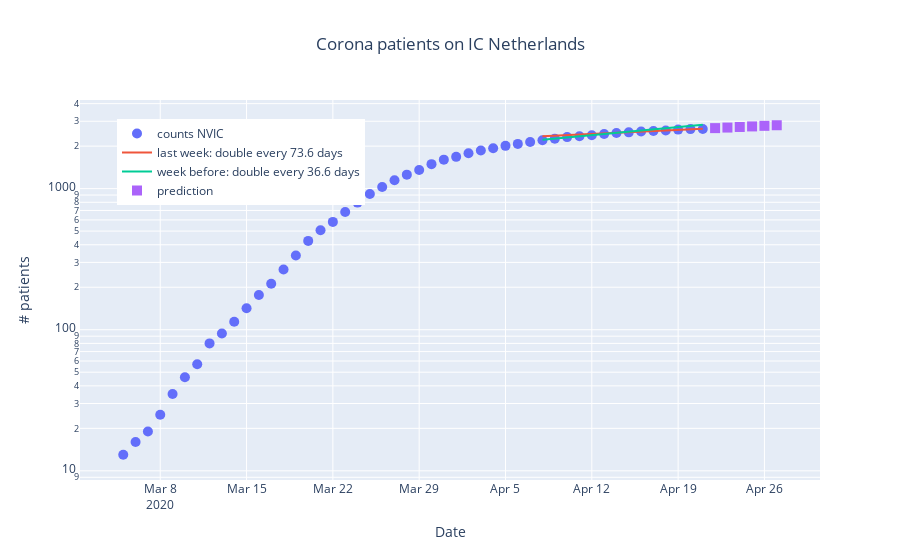
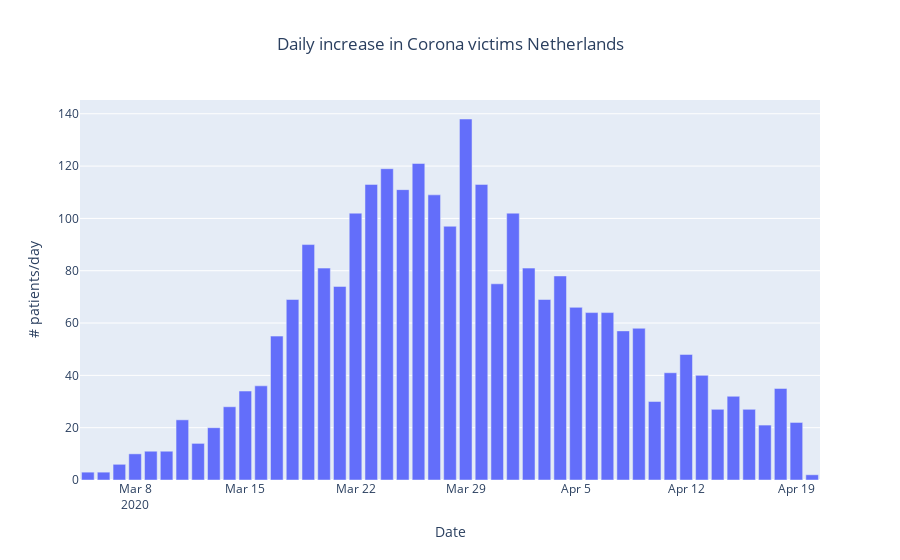

Notebook cell for these charts, in order:
### Code cell
# fit ic opnames
cases="cases"

upload_plots=False
#upload_plots=True

startdatum=pd.Timestamp(2020, 3, 3, 0).to_pydatetime()
ictot=[5,6,8,11,16,20,28,34,55,69,86,114,147,182,235,290,\
       375,449,519,621,728,843,942,1056,1153,1237,1315]


l=len(ictot)
dates=expand_pd_date(startdatum,n=l)
print(dates)

domain="https://stichting-nice.nl/"
cum_died_survive="/covid-19/public/died-and-survivors-cumulative/"
glob="/covid-19/public/global"
new_intake="/covid-19/public/new-intake/"
intake_count="/covid-19/public/intake-count/" 
intake_cum="/covid-19/public/intake-cumulative/"
ic_count="/covid-19/public/ic-count/"
age_distrib="/covid-19/public/age-distribution/"
age_died='/covid-19/public/age-distribution-died/'

def get_url(url):
    uri=domain+url
    #url="https://corona.lmao.ninja/v2/historical"
    headers = {'User-Agent': 'Mozilla/5.0 (Macintosh; Intel Mac OS X 10_11_5) AppleWebKit/537.36 (KHTML, like Gecko) Chrome/50.0.2661.102 Safari/537.36'}
    result = requests.get(uri, headers=headers)
    return result.content

q=get_url(intake_cum)

dd=pd.read_json(q,convert_dates=True)
a=json.loads(q)
#intake=dd[['date','intakeCumulative']]
intake=dd[['date','value']]

#y=intake['intakeCumulative'][7:]
y=intake['value'][7:]
dates=intake['date'][7:]
#print(y)
#print(dates)
from lmfit import Model
def ef(x,L,tau):
    return L*np.power(2,x/tau)

y=np.array(y).astype(float)
print(y)
l=len(y)
x=np.arange(0, l,1, float)
gmodel = Model(ef)
params = gmodel.make_params(L=2000,tau=2)
print('parameter names: {}'.format(gmodel.param_names))
print('independent variables: {}'.format(gmodel.independent_vars))


#==============================
y1=np.array(y[-7:]).astype(float)
l1=len(y1)

y2=np.array(y[-14:-7]).astype(float)
l2=len(y2)
x1=np.arange(0, l1+l2,1, float)

result1 = gmodel.fit(y1, params,x=x1[-7:])
result2 = gmodel.fit(y2, params,x=x1[-14:-7])

print(result1.params)
print(result2.params)

#dates=qq['date']
# Create traces
#     l=len(x)
xdate1=dates[-7:]
xdate1=dates[-14:]
xdate2=dates[-14:-7]
yf1= gmodel.eval(result1.params, x=x1)
yf2= gmodel.eval(result2.params, x=x1)
#x=qq['date']
dt=xdate1.iloc[-1].to_pydatetime()
xdate_extra=expand_date(dt)
l=len(xdate_extra)
x_extra=np.arange(x1[-1]+1, x1[-1]+l,1, float)
y_extra=gmodel.eval(result1.params, x=x_extra).astype(int)

fig = go.Figure()
fig.add_trace(go.Scatter(x=dates, y=y,
                         mode='markers',
                         name='counts NVIC',
                         marker_size=10,
                         marker_symbol='circle'))
fig.add_trace(go.Scatter(x=xdate1, y=yf1,
                         mode='lines',
                         name='last week: double every %.1f days'%result1.params['tau'].value))
fig.add_trace(go.Scatter(x=xdate1, y=yf2,
                         mode='lines',
                         name='week before: double every %.1f days'%result2.params['tau'].value))

fig.add_trace(go.Scatter(x=xdate_extra, y=y_extra,
                         mode='markers',
                         name='prediction',
                        marker_size=10,
                         marker_symbol='square'))
title="Corona patients on IC Netherlands"
yaxis_title="# patients"

fig.update_layout(yaxis_type="log",
                  title=title,
                  title_xanchor="center",
                  title_x=0.5,
                  xaxis_title="Date",
                  yaxis_title=yaxis_title,
                  legend_x=0.05,
                  legend_y=0.95,
                  font_size=12)

filename="corona_ic"
if upload_plots:
    py.plot(fig, filename = filename, auto_open=True)
fig.show()

l=len(y)
toename=y[1:]-y[:l-1]
ll=len(toename)
xx=np.arange(0, ll,1, float)
fig = go.Figure()
fig.add_trace(go.Bar(x=dates,y=toename))
title="Daily increase in Corona victims Netherlands" if cases == "cases" else "Daily increase in IC patients Netherlands"
yaxis_title="# patients/day"

fig.update_layout(title=title,
                  title_xanchor="center",
                  title_x=0.5,
                  xaxis_title="Date",
                  yaxis_title=yaxis_title,
                  legend_x=0.05,
                  legend_y=0.95,
                  font_size=12)
filename="corona_ic_increase"
if upload_plots:
    py.plot(fig, filename = filename, auto_open=True)
fig.show()

### Figure 1 — Plotly figure (JSON) as saved in the notebook; plotly's stock layout.template omitted (floating-point values rounded to 4 significant figures)
{"data": [{"marker": {"size": 10, "symbol": "circle"}, "mode": "markers", "name": "counts NVIC", "type": "scatter", "x": ["2020-03-05T00:00:00", "2020-03-06T00:00:00", "2020-03-07T00:00:00", "2020-03-08T00:00:00", "2020-03-09T00:00:00", "2020-03-10T00:00:00", "2020-03-11T00:00:00", "2020-03-12T00:00:00", "2020-03-13T00:00:00", "2020-03-14T00:00:00", "2020-03-15T00:00:00", "2020-03-16T00:00:00", "2020-03-17T00:00:00", "2020-03-18T00:00:00", "2020-03-19T00:00:00", "2020-03-20T00:00:00", "2020-03-21T00:00:00", "2020-03-22T00:00:00", "2020-03-23T00:00:00", "2020-03-24T00:00:00", "2020-03-25T00:00:00", "2020-03-26T00:00:00", "2020-03-27T00:00:00", "2020-03-28T00:00:00", "2020-03-29T00:00:00", "2020-03-30T00:00:00", "2020-03-31T00:00:00", "2020-04-01T00:00:00", "2020-04-02T00:00:00", "2020-04-03T00:00:00", "2020-04-04T00:00:00", "2020-04-05T00:00:00", "2020-04-06T00:00:00", "2020-04-07T00:00:00", "2020-04-08T00:00:00", "2020-04-09T00:00:00", "2020-04-10T00:00:00", "2020-04-11T00:00:00", "2020-04-12T00:00:00", "2020-04-13T00:00:00", "2020-04-14T00:00:00", "2020-04-15T00:00:00", "2020-04-16T00:00:00", "2020-04-17T00:00:00", "2020-04-18T00:00:00", "2020-04-19T00:00:00", "2020-04-20T00:00:00", "2020-04-21T00:00:00"], "y": [13, 16, 19, 25, 35, 46, 57, 80, 94, 114, 142, 176, 212, 267, 336, 426, 507, 581, 683, 796, 915, 1026, 1147, 1256, 1353, 1491, 1604, 1679, 1781, 1862, 1931, 2009, 2075, 2139, 2203, 2260, 2318, 2348, 2389, 2437, 2477, 2504, 2536, 2563, 2584, 2619, 2641, 2643]}, {"mode": "lines", "name": "last week: double every 73.6 days", "type": "scatter", "x": ["2020-04-08T00:00:00", "2020-04-09T00:00:00", "2020-04-10T00:00:00", "2020-04-11T00:00:00", "2020-04-12T00:00:00", "2020-04-13T00:00:00", "2020-04-14T00:00:00", "2020-04-15T00:00:00", "2020-04-16T00:00:00", "2020-04-17T00:00:00", "2020-04-18T00:00:00", "2020-04-19T00:00:00", "2020-04-20T00:00:00", "2020-04-21T00:00:00"], "y": [2352.0, 2374.0, 2396.0, 2419.0, 2442.0, 2465.0, 2488.0, 2512.0, 2536.0, 2560.0, 2584.0, 2608.0, 2633.0, 2658.0]}, {"mode": "lines", "name": "week before: double every 36.6 days", "type": "scatter", "x": ["2020-04-08T00:00:00", "2020-04-09T00:00:00", "2020-04-10T00:00:00", "2020-04-11T00:00:00", "2020-04-12T00:00:00", "2020-04-13T00:00:00", "2020-04-14T00:00:00", "2020-04-15T00:00:00", "2020-04-16T00:00:00", "2020-04-17T00:00:00", "2020-04-18T00:00:00", "2020-04-19T00:00:00", "2020-04-20T00:00:00", "2020-04-21T00:00:00"], "y": [2216.0, 2259.0, 2302.0, 2346.0, 2391.0, 2436.0, 2483.0, 2530.0, 2579.0, 2628.0, 2678.0, 2729.0, 2782.0, 2835.0]}, {"marker": {"size": 10, "symbol": "square"}, "mode": "markers", "name": "prediction", "type": "scatter", "x": ["2020-04-22T00:00:00", "2020-04-23T00:00:00", "2020-04-24T00:00:00", "2020-04-25T00:00:00", "2020-04-26T00:00:00", "2020-04-27T00:00:00", "2020-04-28T00:00:00"], "y": [2683, 2708, 2734, 2759, 2786, 2812]}], "layout": {"font": {"size": 12}, "legend": {"x": 0.05, "y": 0.95}, "title": {"text": "Corona patients on IC Netherlands", "x": 0.5, "xanchor": "center"}, "xaxis": {"title": {"text": "Date"}}, "yaxis": {"title": {"text": "# patients"}, "type": "log"}}}

### Figure 2 — Plotly figure (JSON) as saved in the notebook; plotly's stock layout.template omitted (floating-point values rounded to 4 significant figures)
{"data": [{"type": "bar", "x": ["2020-03-05T00:00:00", "2020-03-06T00:00:00", "2020-03-07T00:00:00", "2020-03-08T00:00:00", "2020-03-09T00:00:00", "2020-03-10T00:00:00", "2020-03-11T00:00:00", "2020-03-12T00:00:00", "2020-03-13T00:00:00", "2020-03-14T00:00:00", "2020-03-15T00:00:00", "2020-03-16T00:00:00", "2020-03-17T00:00:00", "2020-03-18T00:00:00", "2020-03-19T00:00:00", "2020-03-20T00:00:00", "2020-03-21T00:00:00", "2020-03-22T00:00:00", "2020-03-23T00:00:00", "2020-03-24T00:00:00", "2020-03-25T00:00:00", "2020-03-26T00:00:00", "2020-03-27T00:00:00", "2020-03-28T00:00:00", "2020-03-29T00:00:00", "2020-03-30T00:00:00", "2020-03-31T00:00:00", "2020-04-01T00:00:00", "2020-04-02T00:00:00", "2020-04-03T00:00:00", "2020-04-04T00:00:00", "2020-04-05T00:00:00", "2020-04-06T00:00:00", "2020-04-07T00:00:00", "2020-04-08T00:00:00", "2020-04-09T00:00:00", "2020-04-10T00:00:00", "2020-04-11T00:00:00", "2020-04-12T00:00:00", "2020-04-13T00:00:00", "2020-04-14T00:00:00", "2020-04-15T00:00:00", "2020-04-16T00:00:00", "2020-04-17T00:00:00", "2020-04-18T00:00:00", "2020-04-19T00:00:00", "2020-04-20T00:00:00", "2020-04-21T00:00:00"], "y": [3, 3, 6, 10, 11, 11, 23, 14, 20, 28, 34, 36, 55, 69, 90, 81, 74, 102, 113, 119, 111, 121, 109, 97, 138, 113, 75, 102, 81, 69, 78, 66, 64, 64, 57, 58, 30, 41, 48, 40, 27, 32, 27, 21, 35, 22, 2]}], "layout": {"font": {"size": 12}, "legend": {"x": 0.05, "y": 0.95}, "title": {"text": "Daily increase in Corona victims Netherlands", "x": 0.5, "xanchor": "center"}, "xaxis": {"title": {"text": "Date"}}, "yaxis": {"title": {"text": "# patients/day"}}}}
